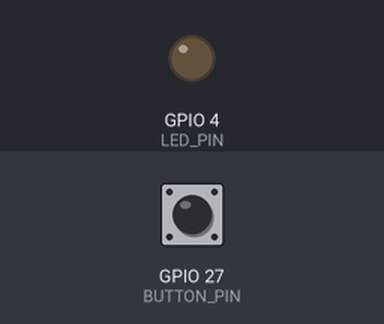
This program was run on a simulated ESP32. Parts: output pins drawn as LEDs (lit = HIGH). The inputs (shaded band) are chosen by the test bench; at power-on: GPIO 27 (BUTTON_PIN) HIGH.

Above: at 1.2 s.
1.3 s: GPIO 27 (BUTTON_PIN) pulled LOW for 0.15 s
At 1.8 s:
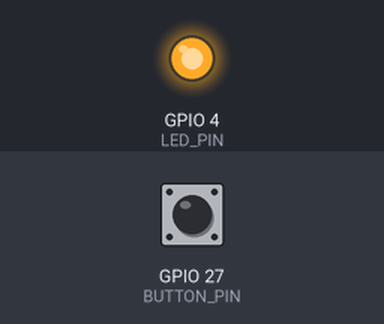
2.9 s: GPIO 27 (BUTTON_PIN) pulled LOW for 1 s
At 4.3 s:
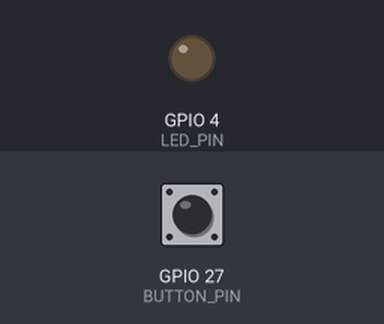
5.4 s: GPIO 27 (BUTTON_PIN) pulled LOW for 3.2 s
At 6.2 s:
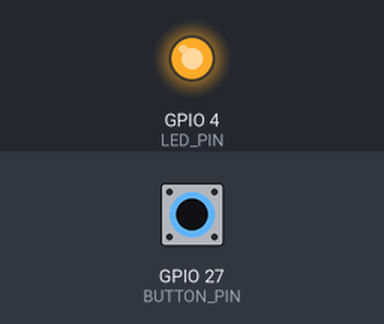
Timing chart, 0 to 8.4 s (numbered marks = the images above; inputs shaded):
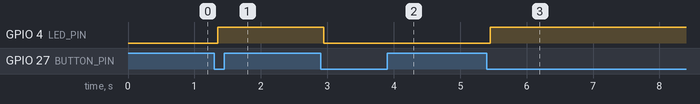

The program:

main.cpp
```cpp
#include <Arduino.h>

#define LED_PIN        4
#define BUTTON_PIN     27
#define DEBOUNCE_MS    50
#define PRESCALER      80      // 80MHz clock / 80 = 1MHz timer

// Timer configuration
hw_timer_t* debounceTimer = nullptr;
volatile bool debounceActive = false;

void ARDUINO_ISR_ATTR onDebounceTimer() {
  if (digitalRead(BUTTON_PIN) == LOW) {
    digitalWrite(LED_PIN, !digitalRead(LED_PIN));
  }
  timerAlarmDisable(debounceTimer);
  debounceActive = false;
}

void ARDUINO_ISR_ATTR onButtonISR() {
  if (!debounceActive) {
    debounceActive = true;
    timerWrite(debounceTimer, 0);  // Reset timer counter
    timerAlarmEnable(debounceTimer);
  }
}

void setup() {
  // Initialize GPIO
  pinMode(LED_PIN, OUTPUT);
  digitalWrite(LED_PIN, LOW);
  pinMode(BUTTON_PIN, INPUT_PULLUP);

  // Configure interrupt
  attachInterrupt(digitalPinToInterrupt(BUTTON_PIN), onButtonISR, FALLING);

  // Timer initialization
  debounceTimer = timerBegin(0, PRESCALER, true);  // Timer 0, 1MHz frequency
  timerAttachInterrupt(debounceTimer, &onDebounceTimer, true);
  timerAlarmWrite(debounceTimer, DEBOUNCE_MS * 1000, false);
}

void loop() {


}
```

Measured:
- after the input at 1.3 s, GPIO 4 (LED_PIN): LOW → HIGH after 0.05 s
- after the input at 2.9 s, GPIO 4 (LED_PIN): HIGH → LOW after 0.05 s
- after the input at 5.4 s, GPIO 4 (LED_PIN): LOW → HIGH after 0.05 s
